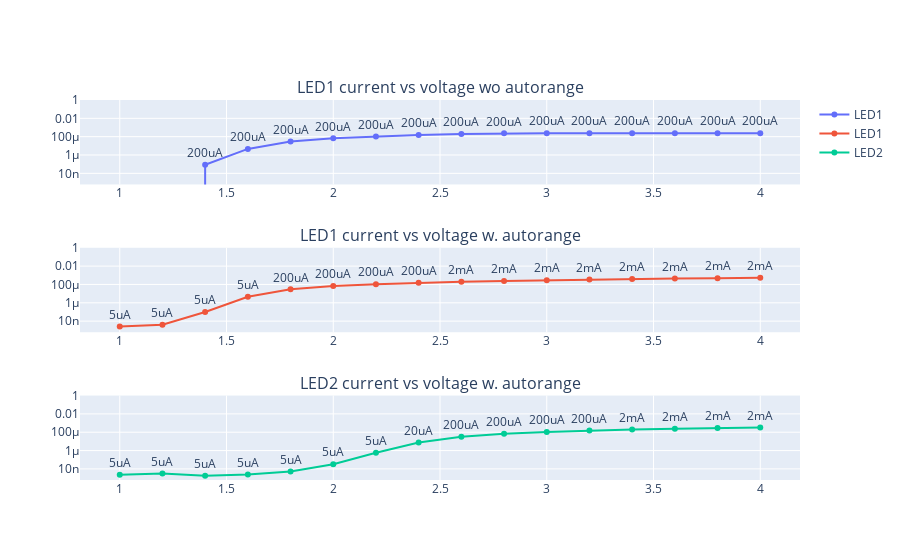

The notebook cell saved with this chart:
### Markdown cell above
### Plotting the results
The following plots show the difference between the sweep with and without autorange. 
With a fixed value of 200uA, the current curve saturates at approximately this value.  
With an autorange set, the better resolution at low currents becomes clear. 
The curve does not saturate and reaches around 500uA. The plots are annotated with the current ranges:  
*(Note: the enum prefixes 'Range_' are removed for better readability)*

### Code cell
from plotly.subplots import make_subplots
def create_fig():  
    fig = make_subplots(rows=3, cols=1,  subplot_titles=("LED1 current vs voltage wo autorange", "LED1 current vs voltage w. autorange", "LED2 current vs voltage w. autorange"))
    fig.add_trace(go.Scatter(x=sweep_without_autorange[0], y=sweep_without_autorange[1],
                        mode='lines+markers+text',
                        text = [s.replace("Range_", "") for s in sweep_without_autorange[3]],
                        textposition="top center",
                        name='LED1'),  row=1, col=1)
    fig.add_trace(go.Scatter(x=sweep_with_autorange[0], y=sweep_with_autorange[1],
                        mode='lines+markers+text',
                        text = [s.replace("Range_", "") for s in sweep_with_autorange[3]],
                        textposition="top center",
                        name='LED1'),  row=2, col=1)
    fig.add_trace(go.Scatter(x=sweep_with_autorange[0], y=sweep_with_autorange[2],
                        mode='lines+markers+text',
                        text = [s.replace("Range_", "") for s in sweep_with_autorange[4]],
                        textposition="top center",
                        name='LED2'),  row=3, col=1)
    fig.update_yaxes(type="log", range=[np.log(0.0001),np.log(1)], row=1, col=1)
    fig.update_yaxes(type="log", range=[np.log(0.0001),np.log(1)], row=2, col=1)
    fig.update_yaxes(type="log", range=[np.log(0.0001),np.log(1)], row=3, col=1)
    fig.update_layout(height=800)
    return fig
fig = create_fig()
fig
#uncomment in pure python script:
#fig.show()

### Figure 1 — Plotly figure (JSON) as saved in the notebook; plotly's stock layout.template omitted (floating-point values rounded to 4 significant figures)
{"data": [{"mode": "lines+markers+text", "name": "LED1", "text": ["200uA", "200uA", "200uA", "200uA", "200uA", "200uA", "200uA", "200uA", "200uA", "200uA", "200uA", "200uA", "200uA", "200uA", "200uA", "200uA"], "textposition": "top center", "type": "scatter", "x": [1, 1.2, 1.4, 1.6, 1.8, 2.0, 2.2, 2.4, 2.6, 2.8, 3.0, 3.2, 3.4, 3.6, 3.8, 4.0], "xaxis": "x", "y": [-2.686e-08, -2.014e-08, 8.728e-08, 4.626e-06, 2.931e-05, 6.592e-05, 0.0001076, 0.0001519, 0.0001977, 0.0002359, 0.0002403, 0.0002404, 0.0002403, 0.0002403, 0.0002403, 0.0002403], "yaxis": "y"}, {"mode": "lines+markers+text", "name": "LED1", "text": ["5uA", "5uA", "5uA", "5uA", "200uA", "200uA", "200uA", "200uA", "2mA", "2mA", "2mA", "2mA", "2mA", "2mA", "2mA", "2mA"], "textposition": "top center", "type": "scatter", "x": [1, 1.2, 1.4, 1.6, 1.8, 2.0, 2.2, 2.4, 2.6, 2.8, 3.0, 3.2, 3.4, 3.6, 3.8, 4.0], "xaxis": "x2", "y": [2.518e-09, 4.028e-09, 9.853e-08, 4.623e-06, 2.919e-05, 6.584e-05, 0.0001075, 0.0001518, 0.0001975, 0.000244, 0.0002919, 0.0003401, 0.0003883, 0.0004371, 0.0004861, 0.0005354], "yaxis": "y2"}, {"mode": "lines+markers+text", "name": "LED2", "text": ["5uA", "5uA", "5uA", "5uA", "5uA", "5uA", "5uA", "20uA", "200uA", "200uA", "200uA", "200uA", "2mA", "2mA", "2mA", "2mA"], "textposition": "top center", "type": "scatter", "x": [1, 1.2, 1.4, 1.6, 1.8, 2.0, 2.2, 2.4, 2.6, 2.8, 3.0, 3.2, 3.4, 3.6, 3.8, 4.0], "xaxis": "x3", "y": [2.35e-09, 3.189e-09, 1.846e-09, 2.518e-09, 5.203e-09, 3.239e-08, 5.712e-07, 7.577e-06, 3.168e-05, 6.712e-05, 0.0001077, 0.000151, 0.0001953, 0.0002412, 0.0002876, 0.0003346], "yaxis": "y3"}], "layout": {"annotations": [{"font": {"size": 16}, "showarrow": false, "text": "LED1 current vs voltage wo autorange", "x": 0.5, "xanchor": "center", "xref": "paper", "y": 1, "yanchor": "bottom", "yref": "paper"}, {"font": {"size": 16}, "showarrow": false, "text": "LED1 current vs voltage w. autorange", "x": 0.5, "xanchor": "center", "xref": "paper", "y": 0.6111, "yanchor": "bottom", "yref": "paper"}, {"font": {"size": 16}, "showarrow": false, "text": "LED2 current vs voltage w. autorange", "x": 0.5, "xanchor": "center", "xref": "paper", "y": 0.2222, "yanchor": "bottom", "yref": "paper"}], "autosize": true, "xaxis": {"anchor": "y", "autorange": true, "domain": [0, 1], "range": [0.818, 4.182], "type": "linear"}, "xaxis2": {"anchor": "y2", "autorange": true, "domain": [0, 1], "range": [0.818, 4.182], "type": "linear"}, "xaxis3": {"anchor": "y3", "autorange": true, "domain": [0, 1], "range": [0.818, 4.182], "type": "linear"}, "yaxis": {"anchor": "x", "domain": [0.7778, 1], "range": [-9.21, 0], "type": "log"}, "yaxis2": {"anchor": "x2", "domain": [0.3889, 0.6111], "range": [-9.21, 0], "type": "log"}, "yaxis3": {"anchor": "x3", "domain": [0, 0.2222], "range": [-9.21, 0], "type": "log"}}}
